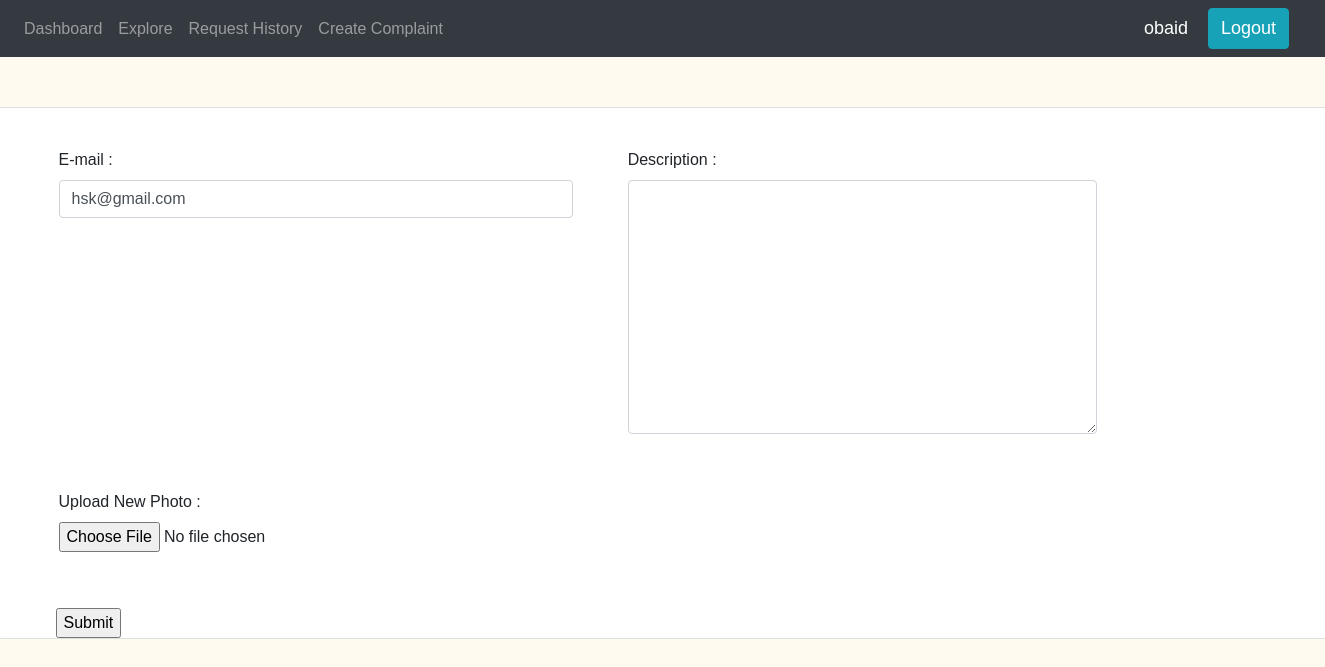
Before: /profile-view/1/edit-profile/ (signed in) with the older database file.
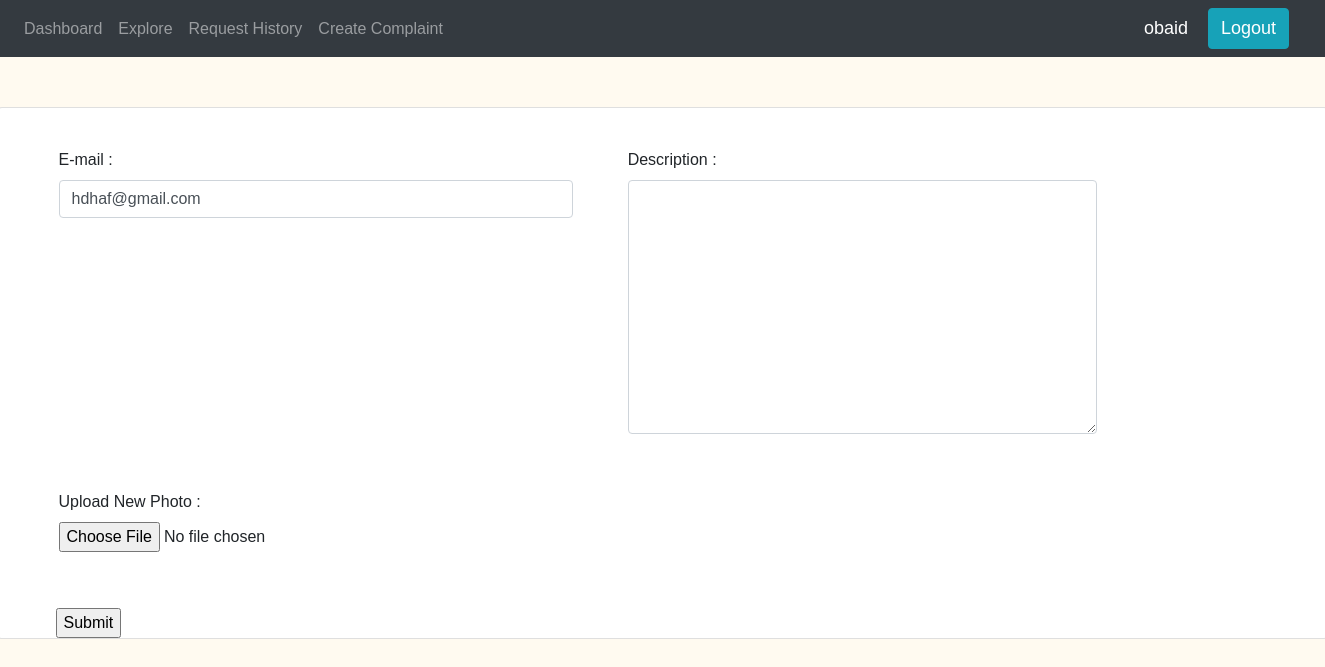
After: the same page with the newer database file.
### accounts/models.py (models this page shows)
class User(AbstractUser):
	role_choices = (
		('Normal user/Victim', 'Normal user/Victim'),
		('NGO/Activist/Mod', 'NGO/Activist/Mod'),
	)
	user_phone = 				models.CharField(max_length = 200, unique = True, null = True, blank = True)
	user_other =  				models.CharField(max_length = 200, null = True, blank = True)
	user_profile_image =  		models.ImageField(null = True, upload_to = 'profiles', default = 'profiles/default-image.jpg')
	user_role = 				models.CharField(max_length = 50, null = True, choices = role_choices)
	user_description = 			models.TextField(null = True, blank = True)

### user_auth/decorators.py (the view)
		def wrapper_func(request, *args, **kwargs):
			if ((request.user.is_authenticated == False and flag == 0) or (request.user.is_authenticated == True and flag == 1)):
				return view_func(request, *args, **kwargs)
			else:
				return redirect('complaints:explore-complaints')

### accounts/forms.py (shortened to what this page needs)
class UpdateUserForm(forms.ModelForm):
	class Meta:
		model = User
		fields = ['email', 'user_description', 'user_profile_image']

### accounts/views.py (called while the page is built)
@login_required(login_url='user_auth:login')
@auth_or_not(1)
def profileEdit(request, current_user_id, user_id = None):
	profile = User.objects.get(username = request.user)
	form = UpdateUserForm()
	if request.method == "POST":
		form = UpdateUserForm(request.POST, request.FILES, instance=profile)
		if form.is_valid():
			form.save()
		return redirect('/')
	context = {'profile':profile, 'form':form}
	return render(request, 'accounts/profile_edit_form.html', context)

### accounts/templates/accounts/profile_edit_form.html (shortened to what this page needs)
{% load static %}
{% load widget_tweaks %}
{% include 'accounts/main.html' %}
{% block content %}
<div class="Card-Block" style="height: 590px; width: 1300px; margin: auto; margin-top: 50px; border: none;">
    <div class="row">
        <div class="card col">
            <form action="" method="POST" enctype="multipart/form-data">
                <div class="form-row" style="margin: 40px 0px 0px 40px;">
                    <div class="form-group col-md-5">
                        <label for="email">E-mail : </label><br>
                        {% render_field form.email class="form-control" name="email" value=profile.email type="text" %}
                    </div>
                    <div class="form-group col-md-5" style="padding-left: 50px;">
                        <label for="user_description">Description : </label><br>
                        {% render_field form.user_description class="form-control" name="user_description" value=profile.user_description type="text" %}
                    </div>
                </div>
                <div class="form-row" style="margin: 40px 0px 0px 40px;">
                    <div class="form-group col-md-5">
                        <label for="user_profile_image">Upload New Photo : </label><br>
                        {% render_field form.user_profile_image name="user_profile_image" value=profile.user_profile_image type="file" %}
                    </div>
                </div>
                <div style="margin: 40px 0px 0px 42px;">
                    <input type="submit" name="submit">
                </div>
            </form>
        </div>
    </div>
</div>
{% endblock %}

### accounts/templates/accounts/navbar.html (shortened to what this page needs)
{% load static %}
<nav class="navbar navbar-expand-lg navbar-dark bg-dark">
    <div class="collapse navbar-collapse" id="navbarText">
    <ul class="navbar-nav mr-auto" id="navItems">
      <li class="nav-item">
      <a class="nav-link" href="">Dashboard</a>
      </li>
      <li class="nav-item">
      <a class="nav-link" href="{% url 'complaints:explore-complaints' %}">Explore</a>
      </li >
      <li class="nav-item">
      <a class="nav-link" href="">Request History</a>
      </li>
      <li class="nav-item">
      <a class="nav-link" href="{% url 'complaints:create-complaint' request.user.id %}">Create Complaint</a>
      </li>
    </ul>
    </div>
    <a href="{% url 'accounts:profile-view' request.user.id %}">
    <span id="nav-msg" style="color: white;">{{request.user}}</span>
    </a>
    <a href="{% url 'user_auth:logout' %}"><span id="nav-msg" class="btn btn-info">Logout</span></a>
</nav>

Changed rows visible on the page:
changed User "obaid": email "hsk@gmail.com" → "hdhaf@gmail.com"
